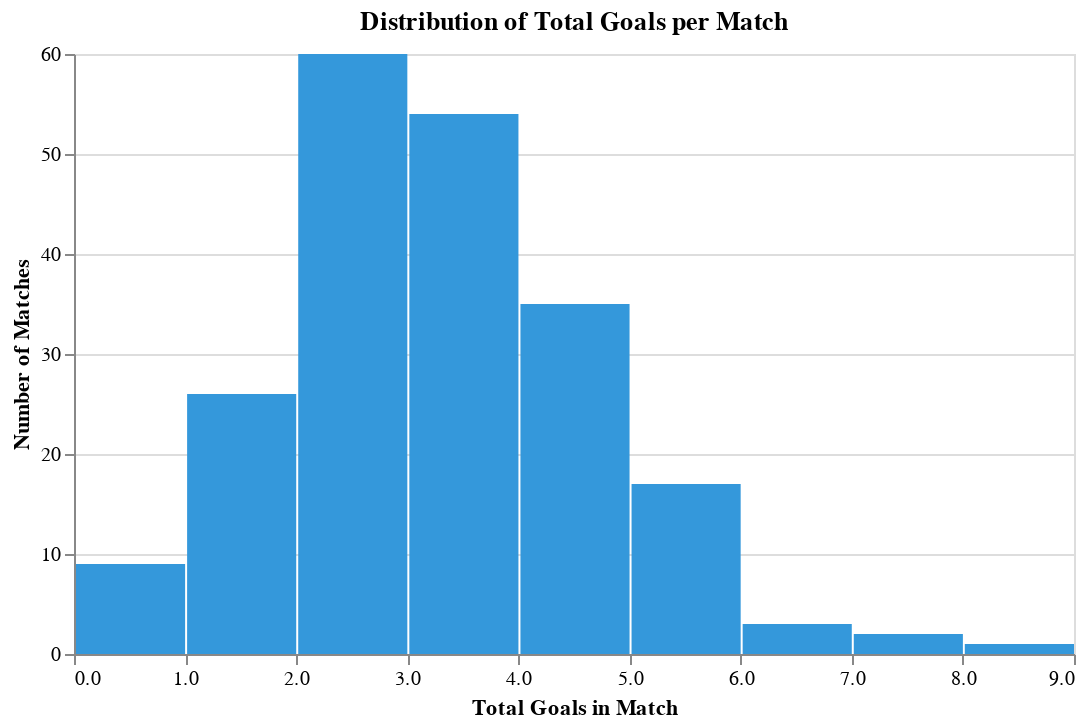

Notebook code cell kept with this figure:
### Markdown cell above
### 5.2 Goal Scoring Patterns
**Why:** Analyzing goal distributions helps us understand offensive patterns and match excitement levels.

### Code cell
# Total goals distribution
print(f"Average goals per match: {df['TotalGoals'].mean():.2f}")
print(f"Median goals per match: {df['TotalGoals'].median():.0f}")
print(f"Max goals in a match: {df['TotalGoals'].max():.0f}")

chart_goals = alt.Chart(df).mark_bar().encode(
    x=alt.X('TotalGoals:Q', bin=alt.Bin(maxbins=10), title='Total Goals in Match'),
    y=alt.Y('count():Q', title='Number of Matches'),
    color=alt.value('#3498db'),
    tooltip=['TotalGoals:Q', 'count():Q']
).properties(
    title='Distribution of Total Goals per Match',
    width=500
).interactive()

display(chart_goals)

### Figure 1 — Vega-Lite specification as saved in the notebook (floating-point values rounded to 4 significant figures; data arrays with more than 128 entries replaced by an {"elided": "..."} marker saying what was removed)
{"config": {"view": {"continuousWidth": 300, "continuousHeight": 300}}, "data": {"name": "data-872991ce3fa1d2e2e37e7ff285e7e030"}, "mark": {"type": "bar"}, "encoding": {"color": {"value": "#3498db"}, "tooltip": [{"field": "TotalGoals", "type": "quantitative"}, {"aggregate": "count", "type": "quantitative"}], "x": {"bin": {"maxbins": 10}, "field": "TotalGoals", "title": "Total Goals in Match", "type": "quantitative"}, "y": {"aggregate": "count", "title": "Number of Matches", "type": "quantitative"}}, "params": [{"name": "param_2", "select": {"type": "interval", "encodings": ["x", "y"]}, "bind": "scales"}], "title": "Distribution of Total Goals per Match", "width": 500, "$schema": "https://vega.github.io/schema/vega-lite/v5.8.0.json", "datasets": {"data-872991ce3fa1d2e2e37e7ff285e7e030": {"elided": "208 records"}}}
